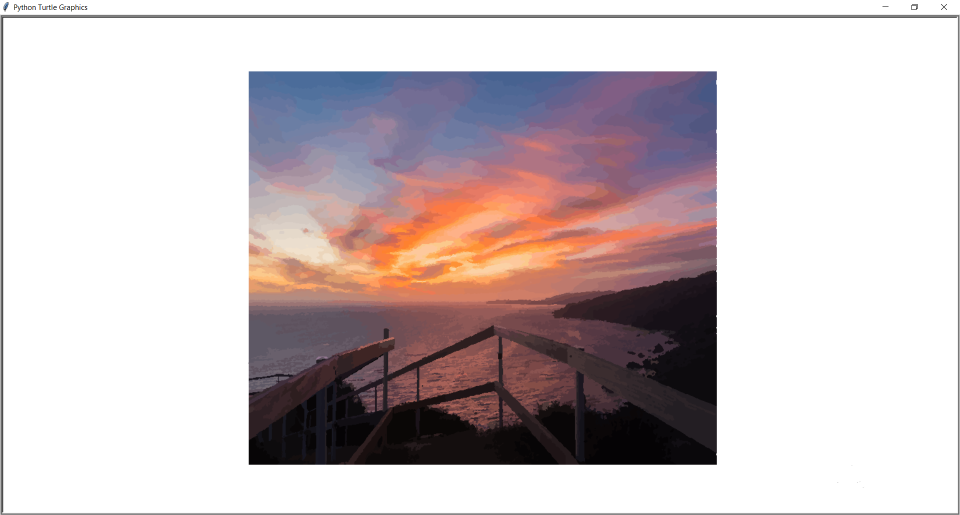
#> input picture SVG2TURTLE/SVG2TURTLE.PNG, 1920 x 1030 px (shown at 1/2 size)
$ python main.py
#> lines starting #> are read from the running program, lines starting #| are printed output that depends on the picture
#> the answer given: ../SVG2TURTLE/SVG2TURTLE.PNG

from PIL import Image

_str = r'`^\",:;Il!i~+_-?][}{1)(|\\/tfjrxnuvczXYUJCLQ0OZmwqpdbkhao*#MW&8%B@$'   # ascii letters that will be used instead of pixels

# simple function to load image
def load_img(path_to_img):
#> called with path_to_img = '../SVG2TURTLE/SVG2TURTLE.PNG'
    try:
        img = Image.open(path_to_img)
#> img is the input picture: PIL image 1920x1030 RGBA; mean R, G, B, A 203.2, 192.1, 193.7, 255
    except:
        print('Error loading image!')
    return img

# function to get info from image and resize it
def prepare_img(img, new_width, scale):
#> called with new_width = 100, scale = 0.5
    width, height = img.size                                # get image size
#> width = 1920; height = 1030
    aspect_ratio = height/width                             # calculate aspect ratio
#> aspect_ratio = 0.536
    new_height = int(aspect_ratio * new_width * scale)              # assign new height
#> new_height = 26
    resized_img = img.resize((new_width, new_height))               # resize image
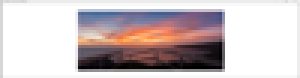
#> resized_img: PIL image 100x26 RGBA (shown 3 times larger); mean R, G, B, A 202.9, 191.8, 193.5, 255

    return resized_img

# function to calculate average value of pixel's red green and blue values
def average(pixel_color):
    return int(sum(pixel_color)/3)

# function to normilize average value of pixel(it's brightness)
def normilize_brightness(brightness, gamma):
    index = int((brightness / 255) * gamma * (len(_str)-1))         # calculate index by brightness
    return min(index, len(_str)-1)                                      # for safety(if index is more than last index of _str variable)

# function to convert pixels into ascii letters
def pixel_to_ascii(img, new_width, gamma):
#> called with new_width = 100, gamma = 0.8
    img_pixels = img.getdata()                                      # get each pixel color
    ascii = ''                                                      # temp variable where asci all 'translated' ascii letters will be saved
    for img_pixel in img_pixels:
        pixel_average = average(img_pixel)                                      # average of pixel's RGB
        ascii += _str[normilize_brightness(pixel_average, gamma)]               # add converted pixel into ascii variable as a char
#> this loop made 2600 passes
#> (img_pixel, pixel_average, index in normilize_brightness, ascii) on passes 1 to 3: ((206, 209, 213, 255), 294, 60, 'W'), ((222, 222, 221, 255), 306, 63, 'W%'), ((215, 215, 215, 255), 300, 62, 'W%8')

    rows = [ascii[i:i + new_width] for i in range(0, len(ascii), new_width)]    # slice ascii variable chars into many rows with chars
#> rows = 26 items

    asci_image = '\n'.join(rows)                                                # join those rows by new line('\n')

    return asci_image

# main function, join everything together
def main(new_width, scale, gamma):
    image_path = input('Enter path to image: ')                                 # get path to image
    loaded_img = load_img(image_path)                                               # load image
    prepared_img = prepare_img(loaded_img, new_width, scale)                        # get info and resize image

    ascii_img = pixel_to_ascii(prepared_img, new_width, gamma)                              # convert to ascii

    with open('asciioutput.txt', 'w', encoding='utf-8') as f:                               # save ascii art in txt file
        f.write(ascii_img)

if __name__ == '__main__':
    main(100, 0.5, 0.8)
